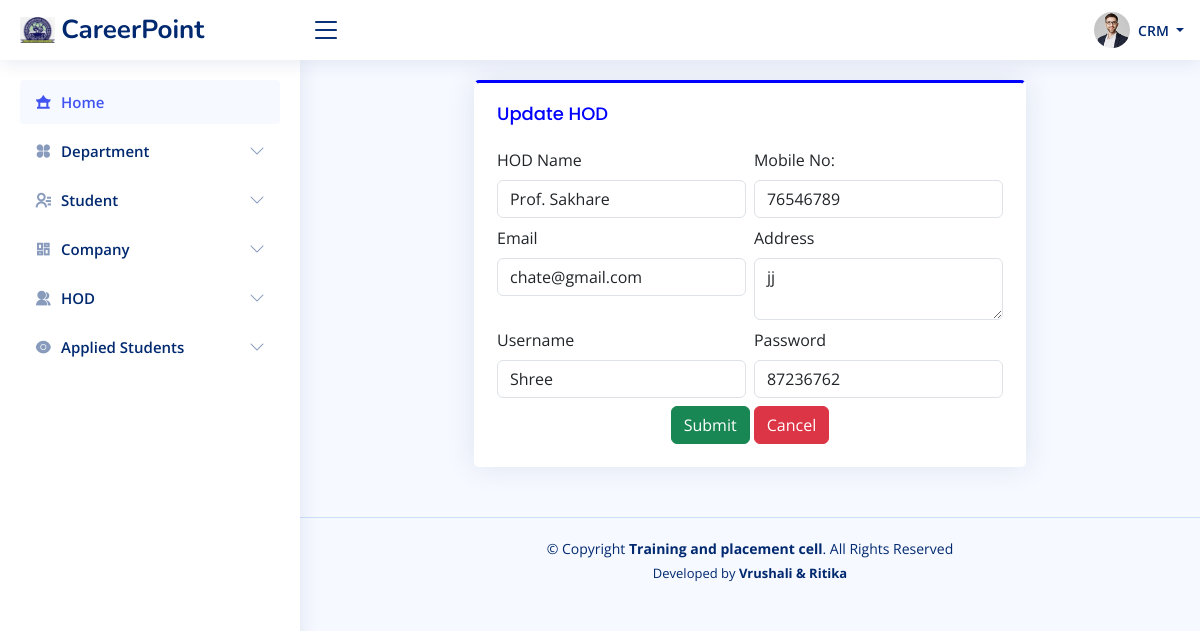
Screenshot of /Admin/update_hod.php?id=7 (signed in) with the database file from the repository.
### tables this page shows
CREATE TABLE `hod` (
  `ID` int(11) NOT NULL,
  `image` varchar(200) NOT NULL,
  `Name` varchar(100) NOT NULL,
  `Mobile` bigint(20) NOT NULL,
  `DEP_ID` int(5) NOT NULL,
  `Email` varchar(70) NOT NULL,
  `Address` varchar(400) NOT NULL,
  `Username` varchar(100) NOT NULL,
  `Password` varchar(70) NOT NULL
);

### Admin/update_hod.php (the view, shortened to what this page needs)
<!DOCTYPE html>
<?php
$con=mysqli_connect("localhost","root","","tpo_db")or die("Database Error....!");
    $hod=mysqli_fetch_row(mysqli_query($con,"SELECT * FROM hod WHERE ID='".$_GET['id']."'"));
?>
<html lang="en">
<head>
  <link href="assets/vendor/bootstrap/css/bootstrap.min.css" rel="stylesheet">
  <link href="assets/vendor/bootstrap-icons/bootstrap-icons.css" rel="stylesheet">
  <link href="assets/vendor/boxicons/css/boxicons.min.css" rel="stylesheet">
  <link href="assets/vendor/quill/quill.snow.css" rel="stylesheet">
  <link href="assets/vendor/quill/quill.bubble.css" rel="stylesheet">
  <link href="assets/vendor/remixicon/remixicon.css" rel="stylesheet">
  <link href="assets/vendor/simple-datatables/style.css" rel="stylesheet">
  <link href="assets/css/style.css" rel="stylesheet">
</head>
<body>
  <?php
    include('header.php');
  ?>
  <?php
    include('sidebar.php');
  ?>
  <main id="main" class="main">
<div class="row">
      <div class="col-sm-2 well"></div>
      <div class="col-sm-8">
            <div class="card" style="border-style: solid; border-color:white;border-top-color: blue;">
            <div class="card-body">
              <h5 class="card-title" style="color: blue;">Update HOD</h5>
              <form class="row g-2" action="update_hod.php?id=<?php echo $hod[0]?>" method="POST" enctype="multipart/form-data">
                <div class="col-md-6">
                  <label for="inputName5" class="form-label">HOD Name</label>
                  <input type="text" value="<?php echo $hod[2] ?>" class="form-control" id="inputName5" name="hname">
                </div>
                <div class="col-6">
                  <label for="inputAddress2" class="form-label">Mobile No:</label>
                  <input type="number" value="<?php echo $hod[3] ?>" class="form-control" name="mobile">
                </div>
                <div class="col-md-6">
                  <label for="inputName5" class="form-label">Email</label>
                  <input type="email" value="<?php echo $hod[5] ?>" class="form-control" id="inputName5" name="mail">
                </div>
                <div class="col-6">
                  <label for="inputAddress5" class="form-label">Address</label>
                  <textarea rows="2" cols="25" class="form-control" name="address"><?php echo $hod[6]?></textarea>
                </div>
                <div class="col-6">
                  <label for="inputAddress5" class="form-label">Username</label>
                  <input type="text" value="<?php echo $hod[7]?>" class="form-control" name="uname">
                </div>
                <div class="col-6">
                  <label for="inputAddress5" class="form-label">Password</label>
                  <input type="text" value="<?php echo $hod[8]?>" class="form-control" name="pass">
                </div>
                <div class="text-center">
                  <button type="submit" class="btn btn-success" name="save">Submit</button>
                  <button type="reset" class="btn btn-danger" name="cancel">Cancel</button>
                </div>
              </form>
            </div>
          </div>
    </div>
  </main>
  <?php
  include('footer.php');
  ?>
</body>
</html>

### Admin/assets/css/style.css (style rules this page uses)
:root { scroll-behavior: smooth; }
body { font-family: "Open Sans", sans-serif; background: #f6f9ff; color: #444444; }
h1, h2, h3, h4, h5, h6 { font-family: "Nunito", sans-serif; }
#main { margin-top: 60px; padding: 20px 30px; transition: all 0.3s; }
.card { margin-bottom: 30px; border: none; border-radius: 5px; box-shadow: 0px 0 30px rgba(1, 41, 112, 0.1); }
.card-title { padding: 20px 0 15px 0; font-size: 18px; font-weight: 500; color: #012970; font-family: "Poppins", sans-serif; }
.card-body { padding: 0 20px 20px 20px; }
@media (min-width: 1200px) { #main, #footer { margin-left: 300px; } }

### rows the page displays
hod: hname "Prof. Sakhare", mobile "76546789", mail "chate@gmail.com", address "jj", uname "Shree", pass "87236762"
